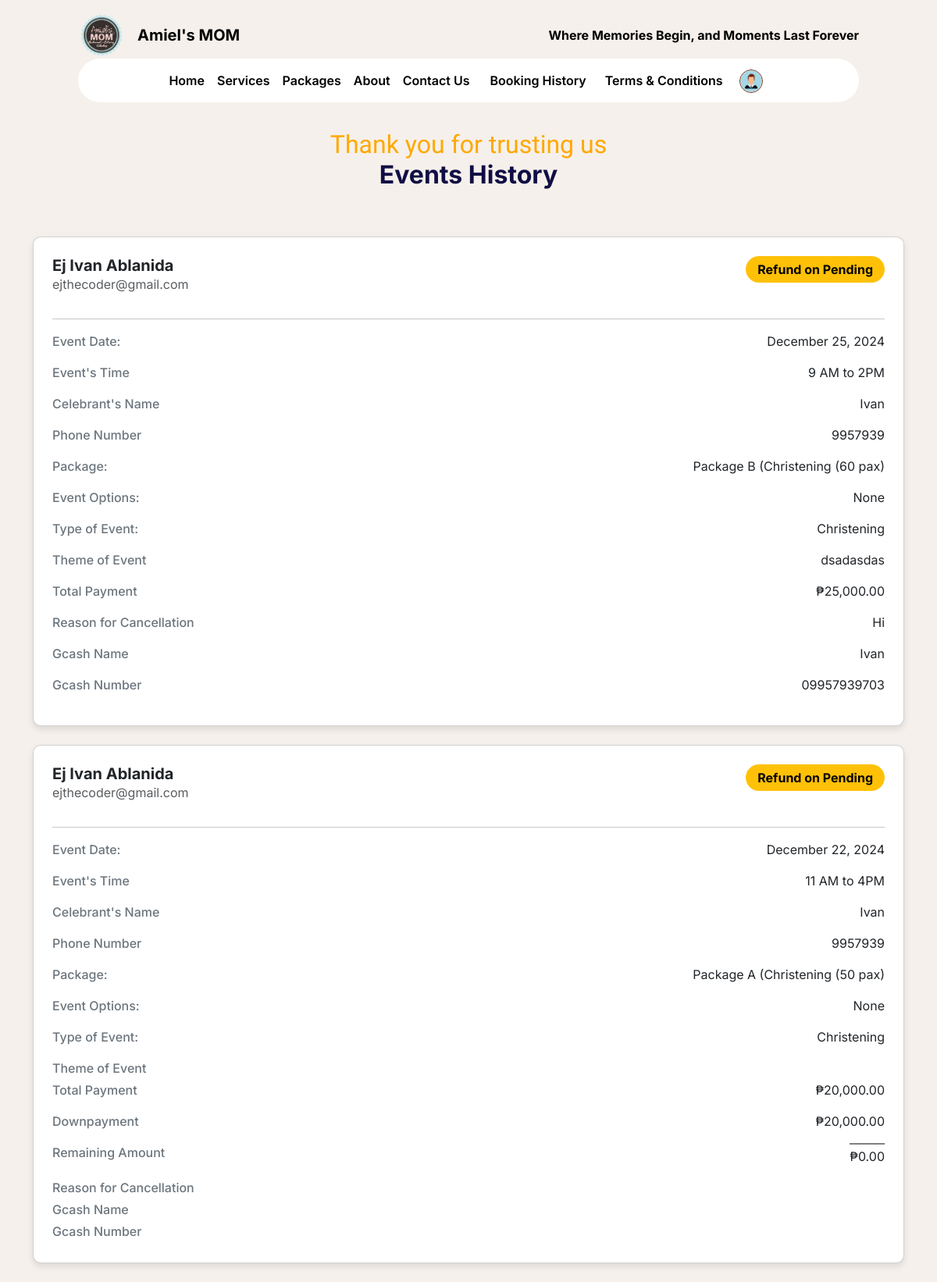
The page /features/users/web/history.php (signed in) on the database as committed earlier.
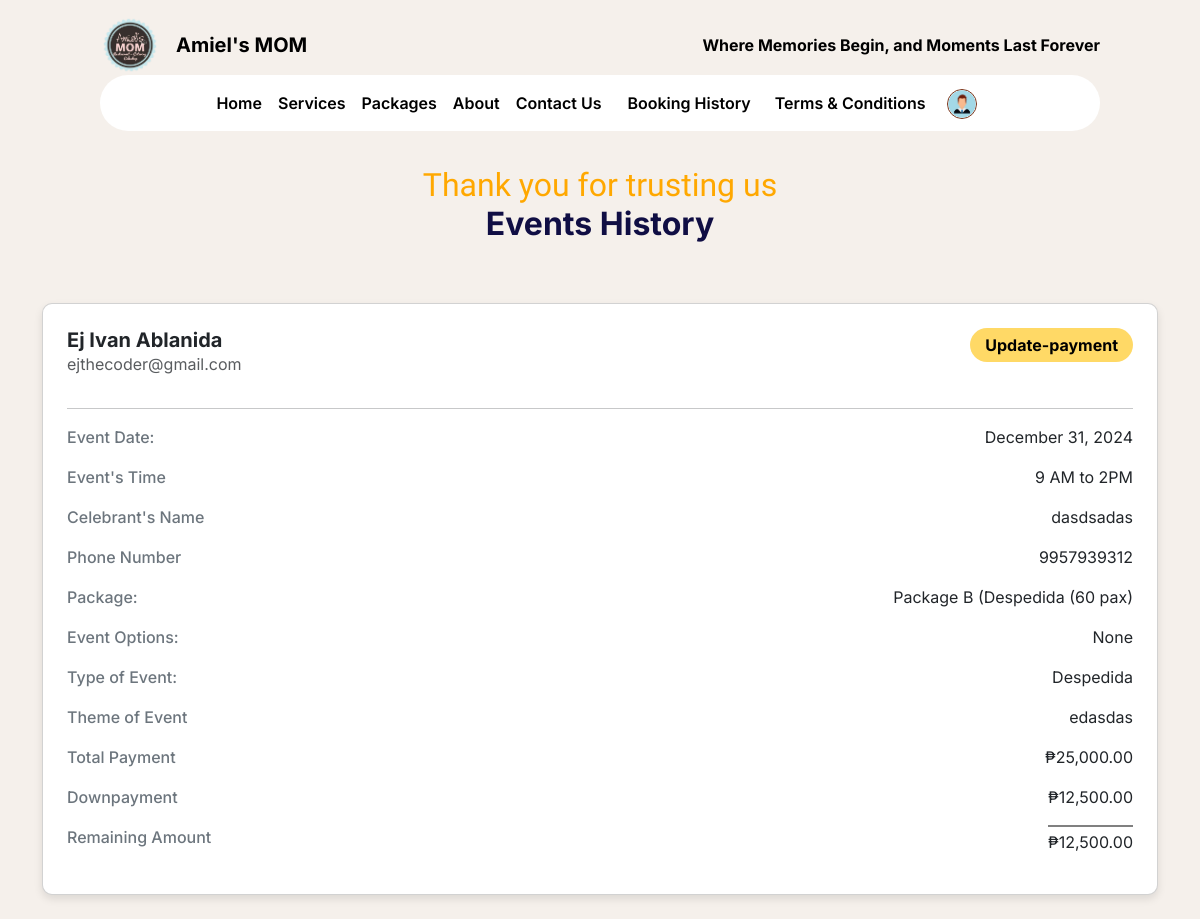
The same page on the database as committed later.
### tables this page shows
CREATE TABLE `booking` (
  `id` int(11) NOT NULL,
  `status` enum('To-pay','Pending','Waiting','On-going','Finished','Cancel-pending','Cancel','Update-payment','resched') NOT NULL,
  `full_name` varchar(255) NOT NULL,
  `celebrants_name` varchar(255) DEFAULT NULL,
  `email` varchar(255) NOT NULL,
  `phone_number` varchar(15) DEFAULT NULL,
  `events_date` varchar(255) DEFAULT NULL,
  `guest_count` int(11) DEFAULT NULL,
  `event_duration` int(11) DEFAULT NULL,
  `event_starttime` int(11) DEFAULT NULL,
  `event_endtime` int(11) DEFAULT NULL,
  `event_type` varchar(255) DEFAULT NULL,
  `event_package` varchar(255) DEFAULT NULL,
  `event_options` text DEFAULT NULL,
  `cost` decimal(10,2) DEFAULT 0.00,
  `cancel_reason` text DEFAULT NULL,
  `payment_image` varchar(255) DEFAULT NULL,
  `reference_no` varchar(100) DEFAULT NULL,
  `payment_amount` decimal(10,2) NOT NULL,
  `status_paid` tinyint(1) DEFAULT 0,
  `beef_dish` varchar(255) DEFAULT NULL,
  `pork_dish` varchar(255) DEFAULT NULL,
  `chicken_dish` varchar(255) DEFAULT NULL,
  `pasta_dish` varchar(255) DEFAULT NULL,
  `dessert_dish` varchar(255) DEFAULT NULL,
  `fish_dish` varchar(255) DEFAULT NULL,
  `drinks_dish` varchar(255) DEFAULT NULL,
  `created_at` datetime DEFAULT current_timestamp(),
  `gcash_name` varchar(255) NOT NULL,
  `gcash_number` varchar(20) NOT NULL,
  `review_status` int(11) DEFAULT 0,
  `second_payment_amount` varchar(255) DEFAULT NULL,
  `second_reference_no` int(11) DEFAULT NULL,
  `second_payment_image` varchar(255) DEFAULT NULL,
  `add_pax` int(11) NOT NULL DEFAULT 0,
  `corkage_fee` tinyint(1) NOT NULL DEFAULT 0,
  `theme` varchar(255) NOT NULL,
  `refund_status` enum('full-refund','half-refund','no-refund') DEFAULT NULL,
  `refunded_amount` decimal(10,2) DEFAULT 0.00,
  `cancel_time` timestamp NULL DEFAULT NULL
);

### features/users/web/history.php (the view, shortened to what this page needs)
<?php
    require '../../../db.php';
    $email = $_SESSION['email'];
    $sql = "SELECT * FROM booking WHERE email = ? ORDER BY id DESC";
    $stmt = $conn->prepare($sql);
    $stmt->bind_param("s", $email);
    $stmt->execute();
    $result = $stmt->get_result();
    $bookings = [];
    while ($row = $result->fetch_assoc()) {
        $bookings[] = $row;
    }
?>
<!DOCTYPE html>
<html lang="en">
<head>
    <link href="https://cdn.jsdelivr.net/npm/bootstrap@5.3.3/dist/css/bootstrap.min.css" rel="stylesheet">
    <link rel="stylesheet" href="../css/appointment.css">
    <link href="https://cdn.jsdelivr.net/npm/fullcalendar@6.1.8/index.global.min.css" rel="stylesheet">
    <link href="https://cdnjs.cloudflare.com/ajax/libs/font-awesome/6.0.0-beta3/css/all.min.css" rel="stylesheet">
</head>
<body>
<div class="navbar-container">
        <div class="col-10 col-md-10">
        <div class="d-flex justify-content-between">
                        <div class="d-flex gap-3">
                            <img src="../../../assets/logo.png" alt="Logo" style="width: 60px; height: 60px;">
                            <h5 class="text-black d-flex align-items-center fw-bold mb-0">Amiel's MOM</h5>
                        </div>
                        <div class="d-flex align-items-center">
                        <p class="mb-0 text-black fw-bold w-100 d-flex">Where Memories Begin, and Moments Last Forever</p>
                        </div>
                    </div>
                <nav class="navbar navbar-expand-lg navbar-light">
                    <div class="container">
                        <div class="collapse navbar-collapse justify-content-center align-items-center" id="navbarNav">
                            <ul class="navbar-nav d-flex align-items-center ">
                                <li class="nav-item">
                                    <a class="nav-link" href="../../../index.php">Home</a>
                                </li>
                                <li class="nav-item">
                                    <a class="nav-link" href="../../../index.php#our-services">Services</a>
                                </li>
                                <li class="nav-item">
                                    <a class="nav-link" href="packages.php">Packages</a>
                                </li>
                                <li class="nav-item">
                                    <a class="nav-link" href="about_us.php">About</a>
                                </li>
                                <li class="nav-item">
                                    <a class="nav-link" href="contact_us.php">Contact Us</a>
                                </li>
                                <div class="d-flex gap-2 navbar-btn">
                                <?php if ($email): ?>
                                <li class="nav-item">
                                    <a class="nav-link" href="history.php">Booking History</a>
                                </li>
                                <li class="nav-item">
                                    <a class="nav-link" href="terms_condition.php">Terms & Conditions</a>
                                </li>
                                <div class="dropdown second-dropdown d-flex align-items-center">
                                <button class="btn" type="button" id="dropdownMenuButton2"
                                        data-bs-toggle="dropdown" aria-expanded="false" style="padding: 0; margin-top: 2px;">
                                    <img src="../../../assets/profile/user.png" alt="Profile Image" class="profile" style="width: 30px; height: 30px; margin-left: 5px; margin-right: 5px;">
                                </button>
                            </div>
                        <?php endif; ?>
                            </div>
                            </ul>
                        </div>
                    </div>
                </nav>
        </div>
    </div>
    <section class="body">
    <p class="calendar-title text-center mb-0">Thank you for trusting us</p>
    <h3 class="text-center calendar-h3">Events History</h3>
    <div class="container">
    <?php if (!empty($bookings)): ?>
    <?php foreach ($bookings as $booking): ?>
        <div class="card p-4 mb-4">
            <div class="d-flex justify-content-between align-items-start mb-3">
                <div>
                    <h5 class="card-title mb-0"><?php echo htmlspecialchars($booking['full_name']); ?></h5>
                    <p class="card-text text-muted"><?php echo htmlspecialchars($booking['email']); ?></p>
                </div>
                <div class="d-flex gap-2">
                    <span class="status-badge <?php echo strtolower($booking['status']) === 'cancel' ? 'bg-danger text-white' : (strtolower($booking['status']) === 'cancel-pending' ? 'bg-warning text-black text-bold' : ''); ?>">
                        <?php echo strtolower($booking['status']) === 'cancel' ? 'Cancelled' : (strtolower($booking['status']) === 'cancel-pending' ? 'Refund on Pending' : htmlspecialchars($booking['status'])); ?>
                    </span>
                </div>
            </div>
            <hr>
            <div class="card-body p-0">
                <div class="d-flex justify-content-between">
                        <p class="mb-1"><span class="info-label">Event Date:</span></p>
                        <p><?php echo (new DateTime($booking['events_date']))->format('F j, Y'); ?></p>
                    </div>
                <div class="d-flex justify-content-between">
                    <p class="mb-1"><span class="info-label">Event's Time</span></p>
                    <p><?php echo htmlspecialchars($booking['event_starttime']); ?> AM to <?php echo htmlspecialchars($booking['event_endtime']); ?>PM</p>
                </div>
                <div class="d-flex justify-content-between">
                    <p class="mb-1"><span class="info-label">Celebrant's Name</span></p>
                    <p><?php echo htmlspecialchars($booking['celebrants_name']); ?></p>
                </div>
                <div class="d-flex justify-content-between">
                    <p class="mb-1"><span class="info-label">Phone Number</span></p>
                    <p><?php echo htmlspecialchars($booking['phone_number']); ?></p>
                </div>
                <div class="d-flex justify-content-between">
                    <p class="mb-1"><span class="info-label">Package:</span></p>
                    <p><?php echo htmlspecialchars($booking['event_package']); ?></p>
                </div>
                <div class="d-flex justify-content-between">
                    <p class="mb-1"><span class="info-label">Event Options:</span></p>
                    <p><?php echo htmlspecialchars($booking['event_options']); ?></p>
                </div>
                <div class="d-flex justify-content-between">
                    <p class="mb-1"><span class="info-label">Type of Event:</span></p>
                    <p><?php echo htmlspecialchars($booking['event_type']); ?></p>
                </div>
                <div class="d-flex justify-content-between">
                    <p class="mb-1"><span class="info-label">Theme of Event</span></p>
                    <p><?php echo htmlspecialchars($booking['theme']); ?></p>
                </div>
                <div class="d-flex justify-content-between">
                    <p class="mb-1"><span class="info-label">Total Payment</span></p>
                    <p>₱<?php echo number_format(htmlspecialchars($booking['cost']), 2); ?></p>
                </div>
                <?php if (!empty($booking['payment_amount']) && !empty($booking['reference_no'])): ?>
                    <div class="d-flex justify-content-between">
                        <p class="mb-1"><span class="info-label">Downpayment</span></p>
                        <p>₱<?php echo number_format($booking['payment_amount'], 2); ?></p>
                    </div>
                    <div class="d-flex justify-content-between">
                        <p class="mb-1"><span class="info-label">Remaining Amount</span></p>
                        <p class="remaining">₱<?php echo number_format($booking['cost'] - $booking['payment_amount'], 2); ?></p>
                    </div>
                <?php endif; ?>
                <?php if (strtolower($booking['status']) === 'cancel' || strtolower($booking['status']) === 'cancel-pending'): ?>
                    <div class="d-flex justify-content-between">
                        <p class="mb-1"><span class="info-label">Reason for Cancellation</span></p>
                        <p><?php echo htmlspecialchars($booking['cancel_reason']); ?></p>
                    </div>
                    <?php if (strtolower($booking['status']) === 'cancel' || strtolower($booking['status']) === 'cancel-pending'): ?>
                        <div class="d-flex justify-content-between">
                            <p class="mb-1"><span class="info-label">Gcash Name</span></p>
                            <p><?php echo htmlspecialchars($booking['gcash_name']); ?></p>
                        </div>
                        <div class="d-flex justify-content-between">
                            <p class="mb-1"><span class="info-label">Gcash Number</span></p>
                            <p><?php echo htmlspecialchars($booking['gcash_number']); ?></p>
                        </div>
                    <?php endif; ?>
                <?php endif; ?>
            </div>
        </div>
    <?php endforeach; ?>
<?php else: ?>
    <p>No bookings found.</p>
<?php endif; ?>
</div>
</section>
</html>

### features/users/css/appointment.css (style rules this page uses)
* { font-family: "Inter", sans-serif; font-optical-sizing: auto; font-style: normal; }
:root { --button-color: #FFA800; --background-color: #F5F0EB; --blue-color: #100E44; }
body { background-color: var(--background-color); }
.navbar-btn { margin: 10px; }
.navbar-container { width: 100%; height: auto; padding: 15px 0 10px 0; display: flex; justify-content: center; margin: auto; }
.navbar { background-color: #fff; border-radius: 50px; margin: auto; padding: 0; border: none; }
.navbar .profile { width: 50px; height: 50px; border-radius: 50%; border: 1px solid #7A3015; }
.navbar a { color: #000; font-weight: 14px; line-height: 20px; font-weight: 600; }
.dropdown button { border: none !important; background-color: transparent !important; }
.calendar-title { font-family: "Italianno", cursive; font-weight: 400; font-size: 32px; color: var(--button-color); margin-top: 2%; text-align: center; line-height: 40px; }
.calendar-h3 { font-family: "Inter", sans-serif; font-weight: 700; font-size: 32px; margin-bottom: 5%; color: #100E44; line-height: 38px; }
.card { width: 100%; border-radius: 10px; box-shadow: 0 4px 8px rgba(0, 0, 0, 0.1); }
.card-title { font-weight: bold; }
.status-badge { background-color: #FFD966; color: #000; font-weight: bold; border-radius: 20px; padding: 5px 15px; }
.card-text { margin: 0; }
.info-label { color: #6c757d; font-weight: 500; }
.remaining { border-top: 2px solid #808080 !important; padding-top: 3px; }

Rows that differ between the two databases and show on the page:
removed booking: full_name "Ej Ivan Ablanida", email "ejthecoder@gmail.com", status "Refund on Pending", events_date "December 25, 2024", event_starttime "9", event_endtime "2", celebrants_name "Ivan", phone_number "9957939", event_package "Package B (Christening (60 pax)", event_options "None", event_type "Christening", theme "dsadasdas", cost "25,000.00", cancel_reason "Hi", gcash_name "Ivan", gcash_number "09957939703"
removed booking: full_name "Ej Ivan Ablanida", email "ejthecoder@gmail.com", status "Refund on Pending", events_date "December 22, 2024", event_starttime "11", event_endtime "4", celebrants_name "Ivan", phone_number "9957939", event_package "Package A (Christening (50 pax)", event_options "None", event_type "Christening", cost "20,000.00", payment_amount "20,000.00", $booking['cost'] - $booking['payment_amount'] "0.00"
added booking: full_name "Ej Ivan Ablanida", email "ejthecoder@gmail.com", status "Update-payment", events_date "December 31, 2024", event_starttime "9", event_endtime "2", celebrants_name "dasdsadas", phone_number "9957939312", event_package "Package B (Despedida (60 pax)", event_options "None", event_type "Despedida", theme "edasdas", cost "25,000.00", payment_amount "12,500.00", $booking['cost'] - $booking['payment_amount'] "12,500.00"
